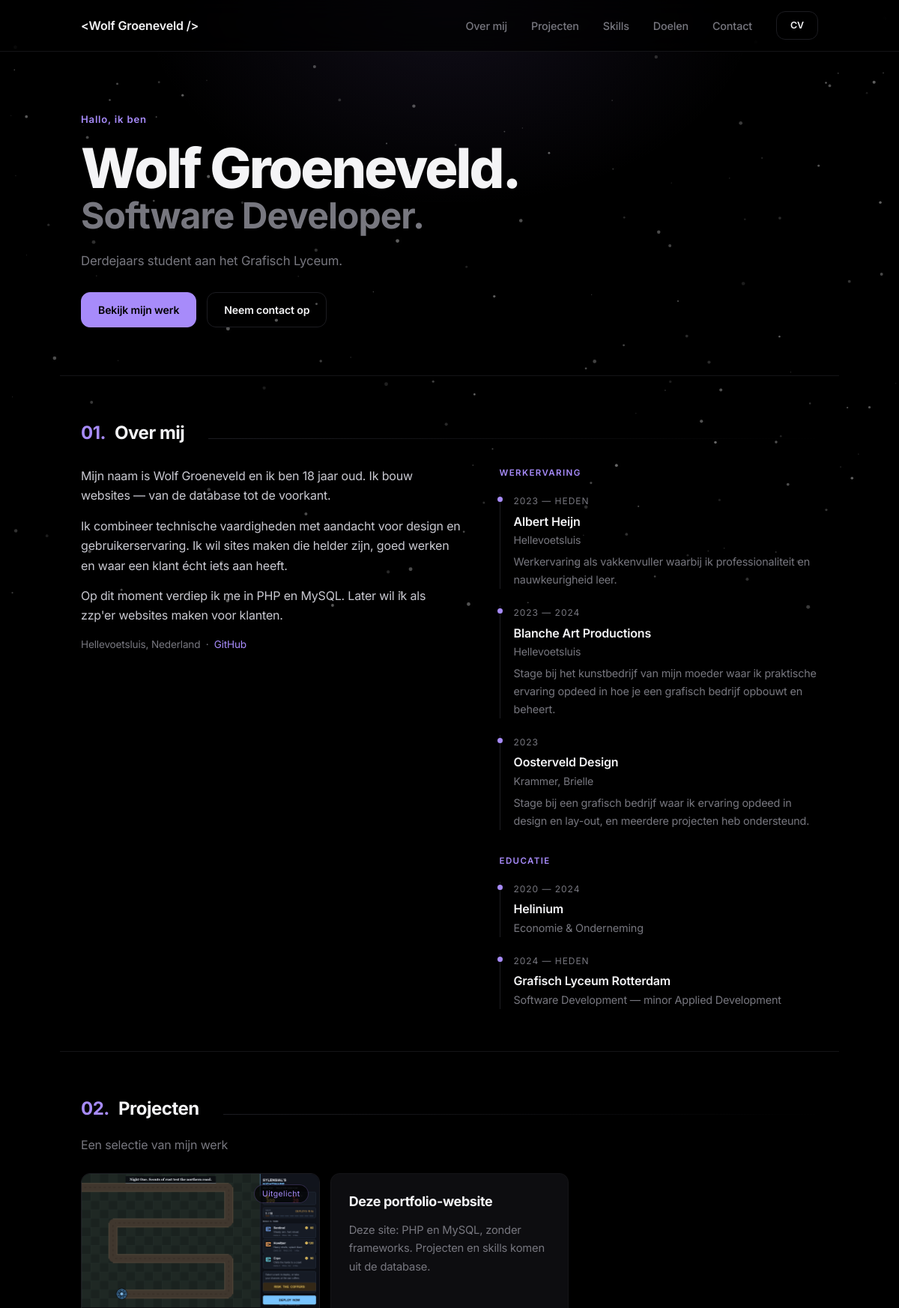
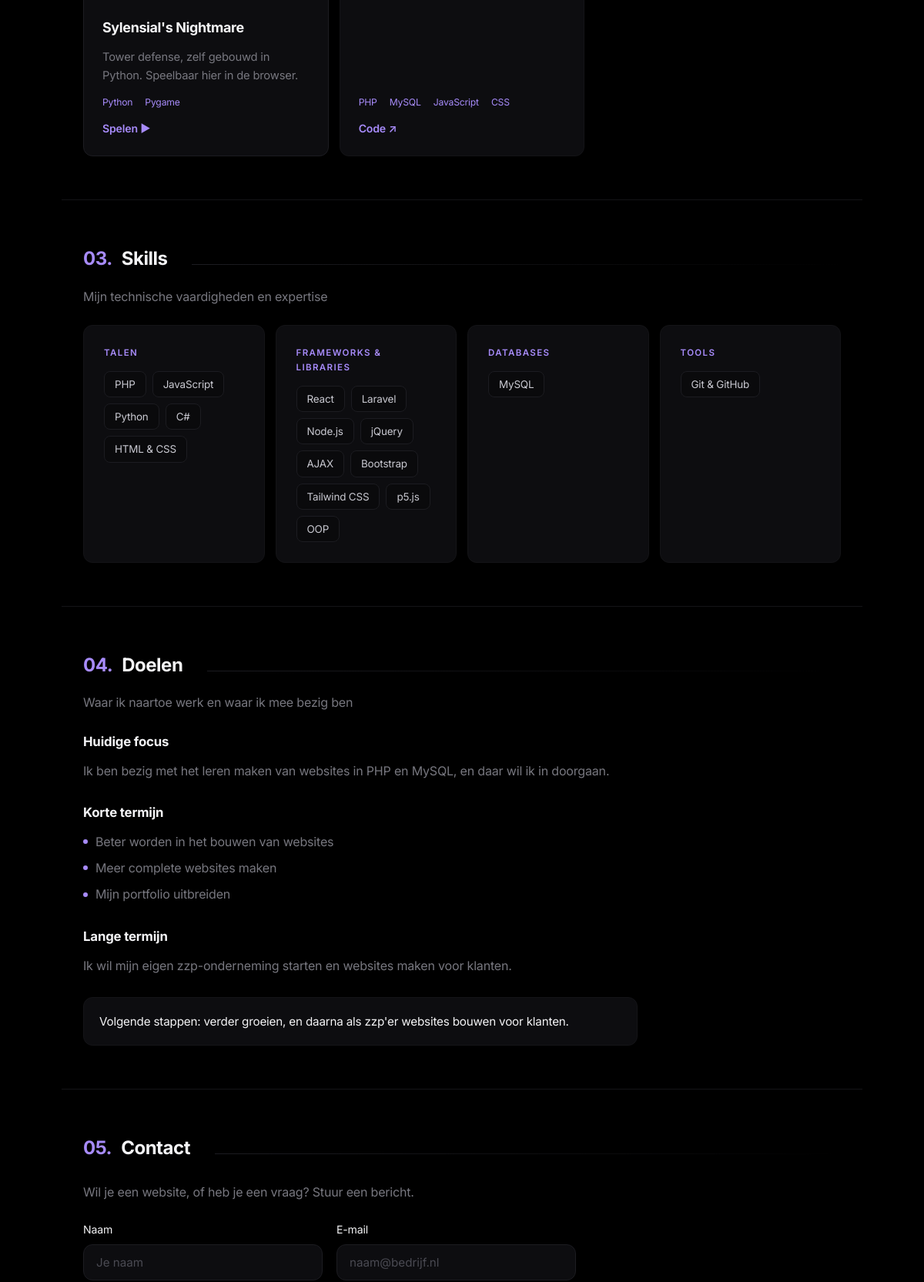
The page / (upper part) on the database its author committed (2 pictures, top to bottom).
### tables this page shows
CREATE TABLE IF NOT EXISTS projects (
    id          INT UNSIGNED AUTO_INCREMENT PRIMARY KEY,
    title       VARCHAR(120)  NOT NULL,
    summary     VARCHAR(300)  NOT NULL,
    description TEXT          NULL,
    tech_stack  VARCHAR(255)  NOT NULL,   
    repo_url     VARCHAR(255) NULL,
    live_url     VARCHAR(255) NULL,
    download_url VARCHAR(255) NULL,      
    image_path  VARCHAR(255)  NULL,       
    is_featured TINYINT(1)    NOT NULL DEFAULT 0,
    is_visible  TINYINT(1)    NOT NULL DEFAULT 1,
    sort_order  INT           NOT NULL DEFAULT 0,
    created_at  TIMESTAMP     NOT NULL DEFAULT CURRENT_TIMESTAMP
);

### includes/config.php (called while the page is built, shortened)
<?php
function asset(string $path): string
{
    $file = dirname(__DIR__) . '/' . ltrim($path, '/');
    $v = is_file($file) ? filemtime($file) : 1;
    return $path . '?v=' . $v;
}

### includes/db.php (called while the page is built, shortened)
<?php
require_once __DIR__ . '/config.php';
function db(): ?PDO
{
    static $pdo = null;
    static $failed = false;
    if ($pdo !== null || $failed) {
        return $pdo;
    }
    try {
        if (getenv('SQLITE_PATH') || defined('SQLITE_PATH')) {
            $path = getenv('SQLITE_PATH') ?: SQLITE_PATH;
            $pdo = new PDO('sqlite:' . $path, null, null, [
                PDO::ATTR_ERRMODE            => PDO::ERRMODE_EXCEPTION,
                PDO::ATTR_DEFAULT_FETCH_MODE => PDO::FETCH_ASSOC,
            ]);
        } else {
            $dsn = sprintf('mysql:host=%s;port=%s;dbname=%s;charset=utf8mb4', DB_HOST, DB_PORT, DB_NAME);
            $pdo = new PDO($dsn, DB_USER, DB_PASS, [
                PDO::ATTR_ERRMODE            => PDO::ERRMODE_EXCEPTION,
                PDO::ATTR_DEFAULT_FETCH_MODE => PDO::FETCH_ASSOC,
            ]);
        }
    } catch (PDOException $e) {
        $failed = true;
        error_log('DB connection failed: ' . $e->getMessage());
    }
    return $pdo;
}
function get_projects(): array
{
    $pdo = db();
    try {
        return $pdo->query(
            'SELECT title, summary, tech_stack, image_path, repo_url, live_url, download_url, is_featured
             FROM projects WHERE is_visible = 1
             ORDER BY is_featured DESC, sort_order ASC, created_at DESC'
        )->fetchAll();
    } catch (PDOException $e) {
        error_log('get_projects failed: ' . $e->getMessage());
        return [];
    }
}
function get_skills_grouped(): array
{
    $pdo = db();
    try {
        $rows = $pdo->query(
            "SELECT category, name FROM skills
             ORDER BY CASE category
                WHEN 'Talen' THEN 1
                WHEN 'Frameworks & libraries' THEN 2
                WHEN 'Databases' THEN 3
                WHEN 'Tools' THEN 4
                ELSE 5 END,
                      sort_order, name"
        )->fetchAll();
    } catch (PDOException $e) {
        error_log('get_skills_grouped failed: ' . $e->getMessage());
        return [];
    }
    $grouped = [];
    foreach ($rows as $row) {
        $grouped[$row['category']][] = $row['name'];
    }
    return $grouped;
}

### index.php (the view, shortened to what this page needs)
<?php
require_once __DIR__ . '/includes/db.php';
$projects = get_projects();
$skills   = get_skills_grouped();
$dbOnline = db() !== null;
require __DIR__ . '/includes/header.php';
?>
<main id="top">
    <section class="hero container">
        <p class="mono accent hero-kicker">Hallo, ik ben</p>
        <h1 class="hero-name"><?= htmlspecialchars(SITE_NAME) ?>.</h1>
        <h2 class="hero-sub">Software Developer.</h2>
        <p class="hero-tagline"><?= htmlspecialchars(SITE_TAGLINE) ?></p>
        <div class="hero-actions">
            <a href="#projects" class="btn btn-primary">Bekijk mijn werk</a>
            <a href="#contact" class="btn">Neem contact op</a>
        </div>
    </section>
    <section id="about" class="container section">
        <h2 class="section-title"><span class="mono accent">01.</span> Over mij</h2>
        <div class="about-grid">
            <div class="about-text">
                <?php foreach (preg_split('/\n\s*\n/', ABOUT_TEXT) as $para): ?>
                    <p><?= nl2br(htmlspecialchars(trim($para))) ?></p>
                <?php endforeach; ?>
                <p class="mono about-meta">
                    <?= htmlspecialchars(SITE_LOCATION) ?> &nbsp;·&nbsp;
                    <a href="<?= htmlspecialchars(GITHUB_URL) ?>" target="_blank" rel="noopener noreferrer">GitHub</a>
                </p>
            </div>
            <aside class="about-sidebar">
                <div class="timeline-section">
                    <h3>Werkervaring</h3>
                    <div class="timeline-item">
                        <p class="timeline-period">2023 — heden</p>
                        <p class="timeline-title">Albert Heijn</p>
                        <p class="timeline-location">Hellevoetsluis</p>
                        <p class="timeline-desc">Werkervaring als vakkenvuller waarbij ik professionaliteit en nauwkeurigheid leer.</p>
                    </div>
                    <div class="timeline-item">
                        <p class="timeline-period">2023 — 2024</p>
                        <p class="timeline-title">Blanche Art Productions</p>
                        <p class="timeline-location">Hellevoetsluis</p>
                        <p class="timeline-desc">Stage bij het kunstbedrijf van mijn moeder waar ik praktische ervaring opdeed in hoe je een grafisch bedrijf opbouwt en beheert.</p>
                    </div>
                    <div class="timeline-item">
                        <p class="timeline-period">2023</p>
                        <p class="timeline-title">Oosterveld Design</p>
                        <p class="timeline-location">Krammer, Brielle</p>
                        <p class="timeline-desc">Stage bij een grafisch bedrijf waar ik ervaring opdeed in design en lay-out, en meerdere projecten heb ondersteund.</p>
                    </div>
                </div>
                <div class="timeline-section">
                    <h3>Educatie</h3>
                    <div class="timeline-item">
                        <p class="timeline-period">2020 — 2024</p>
                        <p class="timeline-title">Helinium</p>
                        <p class="timeline-desc">Economie &amp; Onderneming</p>
                    </div>
                    <div class="timeline-item">
                        <p class="timeline-period">2024 — heden</p>
                        <p class="timeline-title">Grafisch Lyceum Rotterdam</p>
                        <p class="timeline-desc">Software Development — minor Applied Development</p>
                    </div>
                </div>
            </aside>
        </div>
    </section>
    <section id="projects" class="container section">
        <h2 class="section-title"><span class="mono accent">02.</span> Projecten</h2>
        <p class="section-intro">Een selectie van mijn werk</p>
        <?php if (!$dbOnline): ?>
            <p class="notice">Projecten komen hier te staan zodra de database verbonden is.</p>
        <?php elseif (empty($projects)): ?>
            <p class="notice">Nog geen projecten om te tonen.</p>
        <?php else: ?>
            <div class="project-grid">
                <?php foreach ($projects as $p): ?>
                    <article class="project-card <?= $p['is_featured'] ? 'featured' : '' ?>">
                        <?php if (!empty($p['image_path'])): ?>
                            <div class="project-thumb">
                                <img src="<?= htmlspecialchars($p['image_path']) ?>" alt="<?= htmlspecialchars($p['title']) ?>" loading="lazy" decoding="async">
                            </div>
                        <?php endif; ?>
                        <div class="project-body">
                        <?php if ($p['is_featured']): ?>
                            <span class="badge">Uitgelicht</span>
                        <?php endif; ?>
                        <h3 class="project-title"><?= htmlspecialchars($p['title']) ?></h3>
                        <p class="project-summary"><?= htmlspecialchars($p['summary']) ?></p>
                        <ul class="tech-list">
                            <?php foreach (array_filter(array_map('trim', explode(',', $p['tech_stack']))) as $tech): ?>
                                <li><?= htmlspecialchars($tech) ?></li>
                            <?php endforeach; ?>
                        </ul>
                        <div class="project-links">
                            <?php if (!empty($p['repo_url'])): ?>
                                <a href="<?= htmlspecialchars($p['repo_url']) ?>" target="_blank" rel="noopener noreferrer">Code ↗</a>
                            <?php endif; ?>
                            <?php if (!empty($p['live_url'])): ?>
                                <?php $external = str_starts_with($p['live_url'], 'http'); ?>
                                <a href="<?= htmlspecialchars($p['live_url']) ?>"
                                   <?= $external ? 'target="_blank" rel="noopener noreferrer"' : '' ?>>
                                    <?= $external ? 'Bekijken ↗' : 'Spelen ▶' ?>
                                </a>
                            <?php endif; ?>
                        </div>
                        </div>
                    </article>
                <?php endforeach; ?>
            </div>
        <?php endif; ?>
    </section>
    <section id="skills" class="container section">
        <h2 class="section-title"><span class="mono accent">03.</span> Skills</h2>
        <p class="section-intro">Mijn technische vaardigheden en expertise</p>
        <?php if (empty($skills)): ?>
            <p class="notice">Skills komen hier te staan zodra de database verbonden is.</p>
        <?php else: ?>
            <div class="skills-grid">
                <?php foreach ($skills as $category => $names): ?>
                    <div class="skill-group">
                        <h3><?= htmlspecialchars($category) ?></h3>
                        <ul class="skill-tags">
                            <?php foreach ($names as $name): ?>
                                <li><?= htmlspecialchars($name) ?></li>
                            <?php endforeach; ?>
                        </ul>
                    </div>
                <?php endforeach; ?>
            </div>
        <?php endif; ?>
    </section>
    <section id="goals" class="container section">
        <h2 class="section-title"><span class="mono accent">04.</span> Doelen</h2>
        <p class="section-intro">Waar ik naartoe werk en waar ik mee bezig ben</p>
        <div class="goals-content">
            <div class="goal-block">
                <h3>Huidige focus</h3>
                <p>Ik ben bezig met het leren maken van websites in PHP en MySQL, en daar wil ik in doorgaan.</p>
            </div>
            <div class="goal-block">
                <h3>Korte termijn</h3>
                <ul class="goals-list">
                    <li>Beter worden in het bouwen van websites</li>
                    <li>Meer complete websites maken</li>
                    <li>Mijn portfolio uitbreiden</li>
                </ul>
            </div>
            <div class="goal-block">
                <h3>Lange termijn</h3>
                <p>Ik wil mijn eigen zzp-onderneming starten en websites maken voor klanten.</p>
            </div>
            <p class="goal-next">Volgende stappen: verder groeien, en daarna als zzp'er websites bouwen voor klanten.</p>
        </div>
    </section>
    <section id="contact" class="container section section-contact">
        <h2 class="section-title"><span class="mono accent">05.</span> Contact</h2>
        <p class="contact-lead">
            Wil je een website, of heb je een vraag? Stuur een bericht.
        </p>
        <form action="contact.php" method="post" class="contact-form">
            <div class="form-row">
                <label>
                    Naam
                    <input type="text" name="name" required maxlength="120" autocomplete="name" placeholder="Je naam">
                </label>
                <label>
                    E-mail
                    <input type="email" name="email" required maxlength="190" autocomplete="email" placeholder="naam@bedrijf.nl">
                </label>
            </div>
        </form>
    </section>
</main>
<?php require __DIR__ . '/includes/footer.php'; ?>

### includes/header.php (shortened to what this page needs)
<?php require_once __DIR__ . '/config.php'; ?>
<!DOCTYPE html>
<html lang="nl">
<head>
    <link rel="stylesheet" href="<?= htmlspecialchars(asset('assets/css/style.css')) ?>">
</head>
<body>
<header class="site-header">
    <nav class="container nav">
        <a href="#top" class="logo">&lt;<?= htmlspecialchars(SITE_NAME) ?> /&gt;</a>
        <ul class="nav-links">
            <li><a href="#about">Over mij</a></li>
            <li><a href="#projects">Projecten</a></li>
            <li><a href="#skills">Skills</a></li>
            <li><a href="#goals">Doelen</a></li>
            <li><a href="#contact">Contact</a></li>
            <?php if (is_file(dirname(__DIR__) . '/' . RESUME_PATH)): ?>
                <li><a href="<?= htmlspecialchars(RESUME_PATH) ?>" class="btn btn-small" download="CV-Wolf-Groeneveld.png">CV</a></li>
            <?php endif; ?>
        </ul>
    </nav>
</header>

### includes/footer.php (shortened to what this page needs)
</body>
</html>

### rows shown on the page
projects: image_path (picture), is_featured "Uitgelicht", title "Sylensial's Nightmare", summary "Tower defense, zelf gebouwd in Python. Speelbaar hier in de browser.", tech_stack "Python", tech_stack "Pygame", live_url "Spelen ▶"
projects: title "Deze portfolio-website", summary "Deze site: PHP en MySQL, zonder frameworks. Projecten en skills komen uit de database.", tech_stack "PHP", tech_stack "MySQL", tech_stack "JavaScript", tech_stack "CSS"

### other values the page prints
SITE_NAME "Wolf Groeneveld"
SITE_TAGLINE "Derdejaars student aan het Grafisch Lyceum."
$para "Mijn naam is Wolf Groeneveld en ik ben 18 jaar oud. Ik bouw websites — van de database tot de voorkant."
$para "Ik combineer technische vaardigheden met aandacht voor design en gebruikerservaring. Ik wil sites maken die helder zijn, goed werken en waar een klant écht iets aan heeft."
$para "Op dit moment verdiep ik me in PHP en MySQL. Later wil ik als zzp'er websites maken voor klanten."
SITE_LOCATION "Hellevoetsluis, Nederland"
$category "TALEN"
$name "PHP"
$name "JavaScript"
$name "Python"
$name "C#"
$name "HTML & CSS"
$category "FRAMEWORKS & LIBRARIES"
$name "React"
$name "Laravel"
